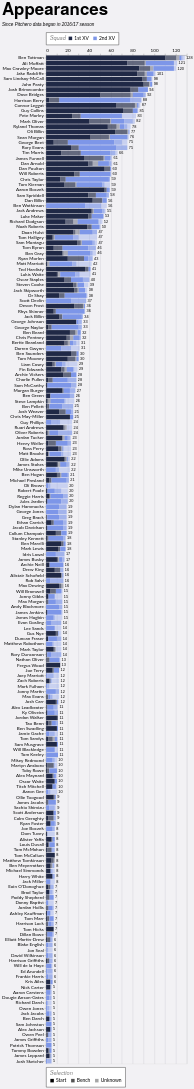

This figure's Vega-Lite source:
### Vega-Lite specification from a JSON file in a GitHub repository (floating-point values rounded to 4 significant figures; data arrays with more than 128 entries replaced by an {"elided": "..."} marker saying what was removed)
{"config": {"axis": {"labelFont": "Lato, sans-serif", "titleFont": "PT Sans Narrow, Helvetica Neue, Helvetica, Arial, sans-serif", "labelFontSize": 13, "titleFontSize": 24, "gridColor": "#202947", "gridOpacity": 0.2}, "header": {"labelFont": "PT Sans Narrow, Helvetica Neue, Helvetica, Arial, sans-serif", "titleFont": "PT Sans Narrow, Helvetica Neue, Helvetica, Arial, sans-serif", "labelFontSize": 24, "titleFontSize": 28, "labelFontWeight": "bold", "orient": "left"}, "legend": {"labelFont": "Lato, sans-serif", "titleFont": "PT Sans Narrow, Helvetica Neue, Helvetica, Arial, sans-serif", "labelFontSize": 14, "titleFontSize": 16, "titlePadding": 5, "fillColor": "white", "strokeColor": "black", "padding": 10, "titleFontWeight": "lighter", "titleFontStyle": "italic", "titleColor": "gray", "offset": 10}, "title": {"font": "PT Sans Narrow, Helvetica Neue, Helvetica, Arial, sans-serif", "fontSize": 48, "fontWeight": "bold", "anchor": "start", "align": "center", "titlePadding": 20, "subtitlePadding": 10, "subtitleFontSize": 13, "subtitleColor": "", "subtitleFontStyle": "italic", "offset": 15, "color": "black"}, "axisX": {"labelAngle": 0}, "facet": {"title": null, "header": null, "align": {"row": "each", "column": "each"}}, "resolve": {"scale": {"y": "independent", "facet": "independent"}}, "background": "#f2f1f4"}, "layer": [{"mark": {"type": "bar"}, "encoding": {"color": {"field": "squad", "legend": {"labelExpr": "datum.value + ' XV'", "orient": "top", "title": "Squad", "titleOrient": "left"}, "scale": {"domain": ["1st", "2nd"], "range": ["#202946", "#7d96e8"]}, "sort": ["1st", "2nd"], "type": "nominal"}, "opacity": {"field": "start", "legend": {"orient": "bottom", "title": "Selection"}, "scale": {"domain": ["Start", "Bench", "Unknown"], "range": [1.0, 0.35, 0.2]}, "sort": ["Start", "Bench", "Unknown"], "type": "nominal"}, "order": {"field": "stack_order", "sort": "ascending", "type": "quantitative"}, "tooltip": [{"field": "player", "title": "Player", "type": "nominal"}, {"field": "squad", "title": "Squad", "type": "nominal"}, {"field": "start", "title": "Selection", "type": "nominal"}, {"aggregate": "sum", "field": "games", "title": "Games", "type": "quantitative"}, {"aggregate": "max", "field": "player_total", "title": "Total", "type": "quantitative"}], "x": {"aggregate": "sum", "axis": {"orient": "top", "title": null}, "field": "games", "type": "quantitative"}, "y": {"field": "player", "sort": {"field": "player_total", "op": "max", "order": "descending"}, "title": null, "type": "nominal"}}}, {"mark": {"type": "text", "align": "left", "baseline": "middle", "color": "black", "dx": 4, "fontSize": 11}, "encoding": {"text": {"field": "total_games", "format": ".0f", "type": "quantitative"}, "x": {"axis": {"orient": "top", "title": null}, "field": "total_games", "type": "quantitative"}, "y": {"field": "player", "sort": {"field": "player_total", "op": "max", "order": "descending"}, "title": null, "type": "nominal"}}, "transform": [{"aggregate": [{"op": "sum", "field": "games", "as": "total_games"}, {"op": "max", "field": "player_total", "as": "player_total"}], "groupby": ["player"]}]}], "data": {"name": "data-d6c96662ebbf4effc9f514ae132f6b23"}, "height": {"step": 15}, "params": [{"name": "seasonParam", "value": []}, {"name": "gameTypesParam", "value": []}, {"name": "squadParam", "value": "All"}, {"name": "positionsParam", "value": []}, {"name": "minAppsParam", "value": 5}], "title": {"text": "Appearances", "subtitle": "Since Pitchero data began in 2016/17 season"}, "transform": [{"filter": "length(seasonParam) === 0 || indexof(seasonParam, datum.season) >= 0"}, {"filter": "length(gameTypesParam) === 0 || indexof(gameTypesParam, datum.game_type) >= 0"}, {"filter": "squadParam === \"All\" || datum.squad === squadParam"}, {"filter": "length(positionsParam) === 0 || indexof(positionsParam, datum.position) >= 0"}, {"joinaggregate": [{"op": "sum", "field": "games", "as": "player_total"}], "groupby": ["player"]}, {"filter": "datum.player_total >= minAppsParam"}], "width": 400, "$schema": "https://vega.github.io/schema/vega-lite/v5.20.1.json", "datasets": {"data-d6c96662ebbf4effc9f514ae132f6b23": {"elided": "2352 records"}}}
